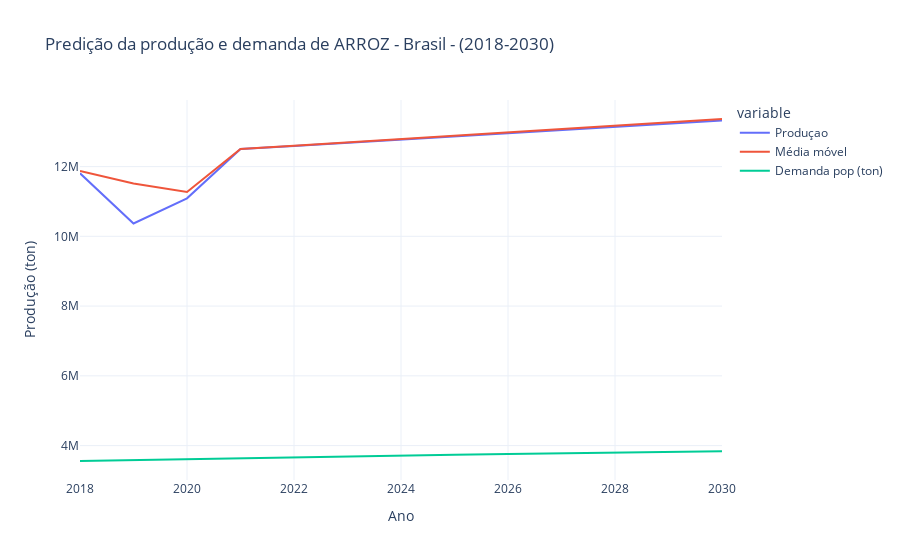

Notebook source saved alongside this figure:
### Code cell
fig =px.line(df_arroz, x ='Ano', y = ['Produçao','Média móvel', 'Demanda pop (ton)'], title = 'Predição da produção e demanda de ARROZ - Brasil - (2018-2030)', labels= {'value': 'Produção (ton)'})
fig.update_layout(template = 'plotly_white')

### Figure 1 — Plotly figure (JSON) as saved in the notebook; plotly's stock layout.template omitted (floating-point values rounded to 4 significant figures)
{"data": [{"hovertemplate": "variable=Produçao<br>Ano=%{x}<br>Produção (ton)=%{y}<extra></extra>", "legendgroup": "Produçao", "line": {"color": "#636efa", "dash": "solid"}, "marker": {"symbol": "circle"}, "mode": "lines", "name": "Produçao", "orientation": "v", "showlegend": true, "type": "scatter", "x": [2018, 2019, 2020, 2021, 2022, 2023, 2024, 2025, 2026, 2027, 2028, 2029, 2030], "xaxis": "x", "y": [11808412, 10368639, 11091011, 12502622, 12593310, 12683998, 12774686, 12865374, 12956062, 13046750, 13137438, 13228126, 13318814], "yaxis": "y"}, {"hovertemplate": "variable=Média móvel<br>Ano=%{x}<br>Produção (ton)=%{y}<extra></extra>", "legendgroup": "Média móvel", "line": {"color": "#EF553B", "dash": "solid"}, "marker": {"symbol": "circle"}, "mode": "lines", "name": "Média móvel", "orientation": "v", "showlegend": true, "type": "scatter", "x": [2018, 2019, 2020, 2021, 2022, 2023, 2024, 2025, 2026, 2027, 2028, 2029, 2030], "xaxis": "x", "y": [11874434, 11510000.0, 11270000.0, 12503674, 12599337, 12695000, 12790663, 12886326, 12981989, 13077652, 13173315, 13268978, 13364641], "yaxis": "y"}, {"hovertemplate": "variable=Demanda pop (ton)<br>Ano=%{x}<br>Produção (ton)=%{y}<extra></extra>", "legendgroup": "Demanda pop (ton)", "line": {"color": "#00cc96", "dash": "solid"}, "marker": {"symbol": "circle"}, "mode": "lines", "name": "Demanda pop (ton)", "orientation": "v", "showlegend": true, "type": "scatter", "x": [2018, 2019, 2020, 2021, 2022, 2023, 2024, 2025, 2026, 2027, 2028, 2029, 2030], "xaxis": "x", "y": [3558000.0, 3586000.0, 3614000.0, 3640000.0, 3666000.0, 3691000.0, 3715000.0, 3738000.0, 3760000.0, 3781000.0, 3801000.0, 3820000.0, 3837000.0], "yaxis": "y"}], "layout": {"legend": {"title": {"text": "variable"}, "tracegroupgap": 0}, "title": {"text": "Predição da produção e demanda de ARROZ - Brasil - (2018-2030)"}, "xaxis": {"anchor": "y", "domain": [0, 1], "title": {"text": "Ano"}}, "yaxis": {"anchor": "x", "domain": [0, 1], "title": {"text": "Produção (ton)"}}}}
